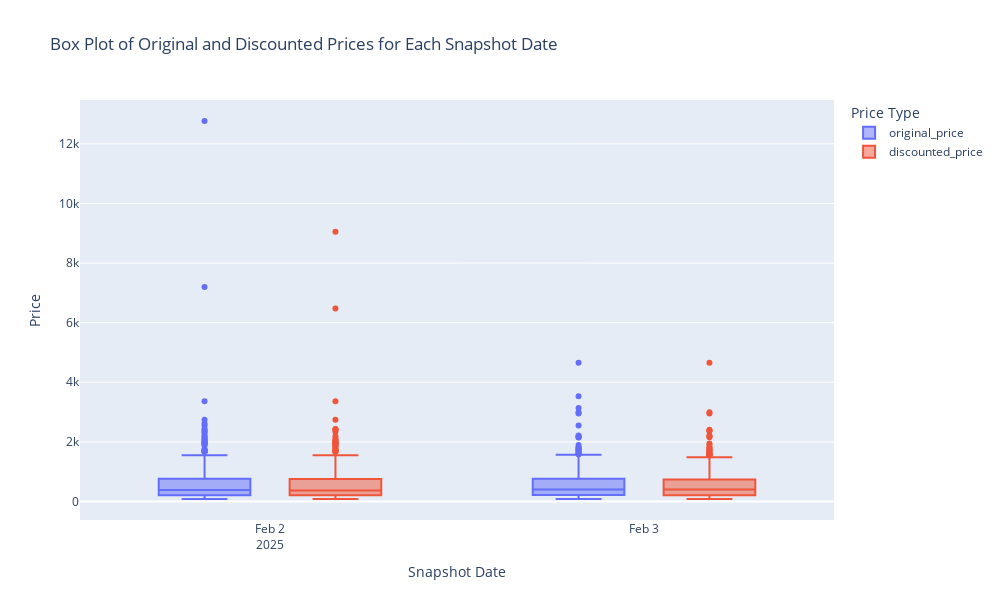

Write notebook code for a chart like this one.
### Code cell
import plotly.express as px

# Create a box plot (hbox) for original and discounted price per night
fig = px.box(
    price_data.melt(id_vars=['snapshot_date'], value_vars=['original_price', 'discounted_price'], 
                              var_name="Price Type", value_name="Price"),
    x="snapshot_date",
    y="Price",
    color="Price Type",
    title="Box Plot of Original and Discounted Prices for Each Snapshot Date",
    labels={"snapshot_date": "Snapshot Date", "Price": "Price"},
    width=1000,
    height=600
)

# Show the interactive box plot
fig.show()

### Figure 1 — Plotly figure (JSON) as saved in the notebook; plotly's stock layout.template omitted (floating-point values rounded to 4 significant figures; data arrays with more than 128 entries replaced by an {"elided": "..."} marker saying what was removed)
{"data": [{"alignmentgroup": "True", "hovertemplate": "Price Type=original_price<br>Snapshot Date=%{x}<br>Price=%{y}<extra></extra>", "legendgroup": "original_price", "marker": {"color": "#636efa"}, "name": "original_price", "notched": false, "offsetgroup": "original_price", "orientation": "v", "showlegend": true, "type": "box", "x": {"elided": "716 str values"}, "x0": " ", "xaxis": "x", "y": {"elided": "716 int values"}, "y0": " ", "yaxis": "y"}, {"alignmentgroup": "True", "hovertemplate": "Price Type=discounted_price<br>Snapshot Date=%{x}<br>Price=%{y}<extra></extra>", "legendgroup": "discounted_price", "marker": {"color": "#EF553B"}, "name": "discounted_price", "notched": false, "offsetgroup": "discounted_price", "orientation": "v", "showlegend": true, "type": "box", "x": {"elided": "716 str values"}, "x0": " ", "xaxis": "x", "y": {"elided": "716 int values"}, "y0": " ", "yaxis": "y"}], "layout": {"boxmode": "group", "height": 600, "legend": {"title": {"text": "Price Type"}, "tracegroupgap": 0}, "title": {"text": "Box Plot of Original and Discounted Prices for Each Snapshot Date"}, "width": 1000, "xaxis": {"anchor": "y", "domain": [0, 1], "title": {"text": "Snapshot Date"}}, "yaxis": {"anchor": "x", "domain": [0, 1], "title": {"text": "Price"}}}}
